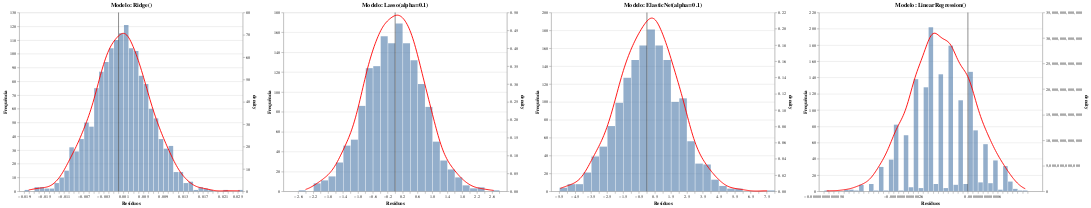

Here is the notebook cell this chart was saved with:
### Code cell
# Lista de modelos existentes
modelos = summary_df["model"].unique()

charts = []

for m in modelos:
    df_m = summary_df[summary_df["model"] == m].reset_index()

    # Histograma
    hist = (
        alt.Chart(df_m)
        .mark_bar(opacity=0.6)
        .encode(
            x=alt.X("residual:Q", bin=alt.Bin(maxbins=50), title="Resíduos"),
            y=alt.Y("count()", title="Frequência"),
        )
    )

    # Linha vertical em zero
    linha_zero = (
        alt.Chart(pd.DataFrame({"x": [0]}))
        .mark_rule(color="black")
        .encode(x="x:Q")
    )

    # KDE
    kde = (
        alt.Chart(df_m)
        .transform_density(
            "residual",
            as_=["residual", "density"],
        )
        .mark_line(color="red")
        .encode(
            x="residual:Q",
            y="density:Q",
        )
    )

    # Combine para esse modelo
    chart_m = (
        alt.layer(hist, linha_zero, kde)
        .resolve_scale(y="independent")
        .properties(
            width=500,
            height=400,
            title=f"Modelo: {m}"
        )
    )

    charts.append(chart_m)

# Concat horizontal
alt.hconcat(*charts)

### Figure 1 — Vega-Lite specification as saved in the notebook (floating-point values rounded to 4 significant figures; data arrays with more than 128 entries replaced by an {"elided": "..."} marker saying what was removed)
{"config": {"view": {"continuousWidth": 300, "continuousHeight": 300}}, "hconcat": [{"layer": [{"data": {"name": "data-df88c9daceb2d30876669b3d5ae5c52d"}, "mark": {"type": "bar", "opacity": 0.6}, "encoding": {"x": {"bin": {"maxbins": 50}, "field": "residual", "title": "Resíduos", "type": "quantitative"}, "y": {"aggregate": "count", "title": "Frequência", "type": "quantitative"}}}, {"data": {"name": "data-d285a7403ed98ae579761d64a864032b"}, "mark": {"type": "rule", "color": "black"}, "encoding": {"x": {"field": "x", "type": "quantitative"}}}, {"data": {"name": "data-df88c9daceb2d30876669b3d5ae5c52d"}, "mark": {"type": "line", "color": "red"}, "encoding": {"x": {"field": "residual", "type": "quantitative"}, "y": {"field": "density", "type": "quantitative"}}, "transform": [{"density": "residual", "as": ["residual", "density"]}]}], "height": 400, "resolve": {"scale": {"y": "independent"}}, "title": "Modelo: Ridge()", "width": 500}, {"layer": [{"data": {"name": "data-d5c40d2a47c146eace1dde925d70c054"}, "mark": {"type": "bar", "opacity": 0.6}, "encoding": {"x": {"bin": {"maxbins": 50}, "field": "residual", "title": "Resíduos", "type": "quantitative"}, "y": {"aggregate": "count", "title": "Frequência", "type": "quantitative"}}}, {"data": {"name": "data-d285a7403ed98ae579761d64a864032b"}, "mark": {"type": "rule", "color": "black"}, "encoding": {"x": {"field": "x", "type": "quantitative"}}}, {"data": {"name": "data-d5c40d2a47c146eace1dde925d70c054"}, "mark": {"type": "line", "color": "red"}, "encoding": {"x": {"field": "residual", "type": "quantitative"}, "y": {"field": "density", "type": "quantitative"}}, "transform": [{"density": "residual", "as": ["residual", "density"]}]}], "height": 400, "resolve": {"scale": {"y": "independent"}}, "title": "Modelo: Lasso(alpha=0.1)", "width": 500}, {"layer": [{"data": {"name": "data-6fb9f7cc149875d6fe60a75f9656ae81"}, "mark": {"type": "bar", "opacity": 0.6}, "encoding": {"x": {"bin": {"maxbins": 50}, "field": "residual", "title": "Resíduos", "type": "quantitative"}, "y": {"aggregate": "count", "title": "Frequência", "type": "quantitative"}}}, {"data": {"name": "data-d285a7403ed98ae579761d64a864032b"}, "mark": {"type": "rule", "color": "black"}, "encoding": {"x": {"field": "x", "type": "quantitative"}}}, {"data": {"name": "data-6fb9f7cc149875d6fe60a75f9656ae81"}, "mark": {"type": "line", "color": "red"}, "encoding": {"x": {"field": "residual", "type": "quantitative"}, "y": {"field": "density", "type": "quantitative"}}, "transform": [{"density": "residual", "as": ["residual", "density"]}]}], "height": 400, "resolve": {"scale": {"y": "independent"}}, "title": "Modelo: ElasticNet(alpha=0.1)", "width": 500}, {"layer": [{"data": {"name": "data-bda0f4ffb37f75ce953dacf0bbda6000"}, "mark": {"type": "bar", "opacity": 0.6}, "encoding": {"x": {"bin": {"maxbins": 50}, "field": "residual", "title": "Resíduos", "type": "quantitative"}, "y": {"aggregate": "count", "title": "Frequência", "type": "quantitative"}}}, {"data": {"name": "data-d285a7403ed98ae579761d64a864032b"}, "mark": {"type": "rule", "color": "black"}, "encoding": {"x": {"field": "x", "type": "quantitative"}}}, {"data": {"name": "data-bda0f4ffb37f75ce953dacf0bbda6000"}, "mark": {"type": "line", "color": "red"}, "encoding": {"x": {"field": "residual", "type": "quantitative"}, "y": {"field": "density", "type": "quantitative"}}, "transform": [{"density": "residual", "as": ["residual", "density"]}]}], "height": 400, "resolve": {"scale": {"y": "independent"}}, "title": "Modelo: LinearRegression()", "width": 500}], "$schema": "https://vega.github.io/schema/vega-lite/v6.1.0.json", "datasets": {"data-df88c9daceb2d30876669b3d5ae5c52d": {"elided": "1577 records"}, "data-d285a7403ed98ae579761d64a864032b": [{"x": 0}], "data-d5c40d2a47c146eace1dde925d70c054": {"elided": "1577 records"}, "data-6fb9f7cc149875d6fe60a75f9656ae81": {"elided": "1577 records"}, "data-bda0f4ffb37f75ce953dacf0bbda6000": {"elided": "1577 records"}}}
